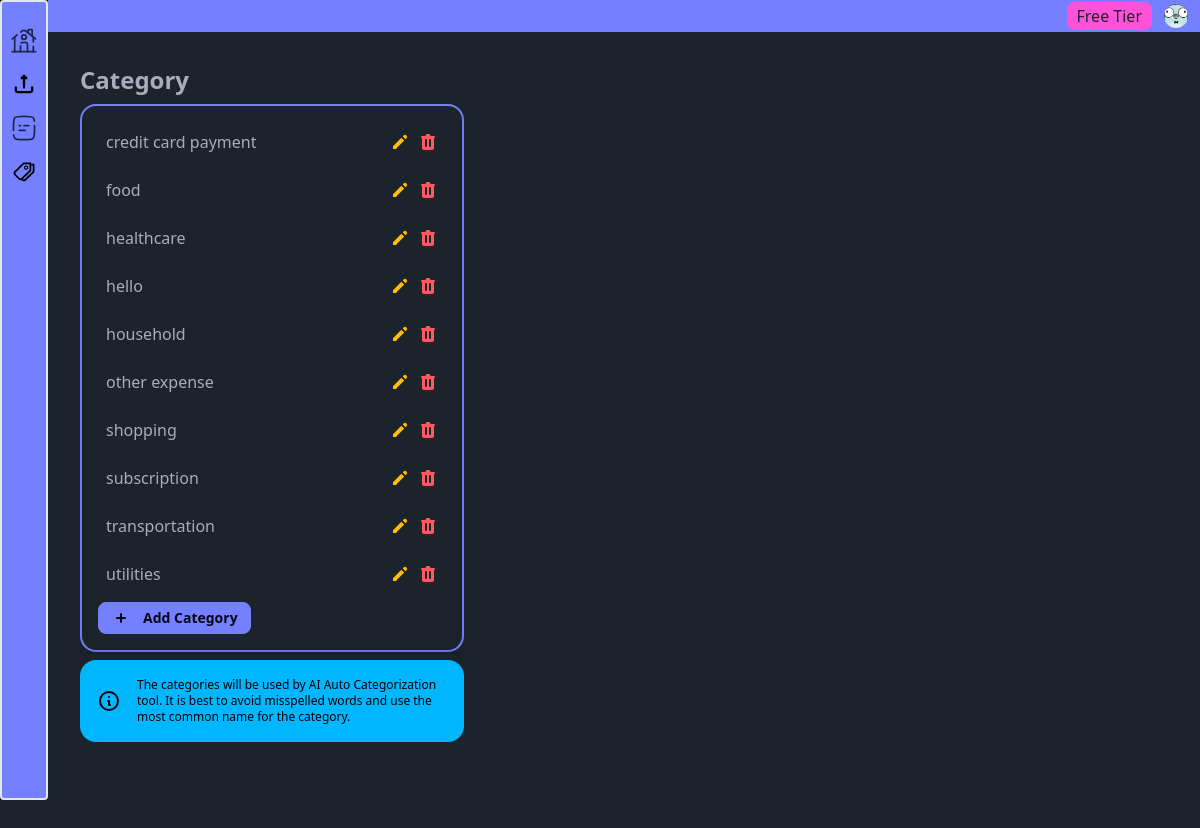
Page /category/category/ (signed in) on the earlier database version.
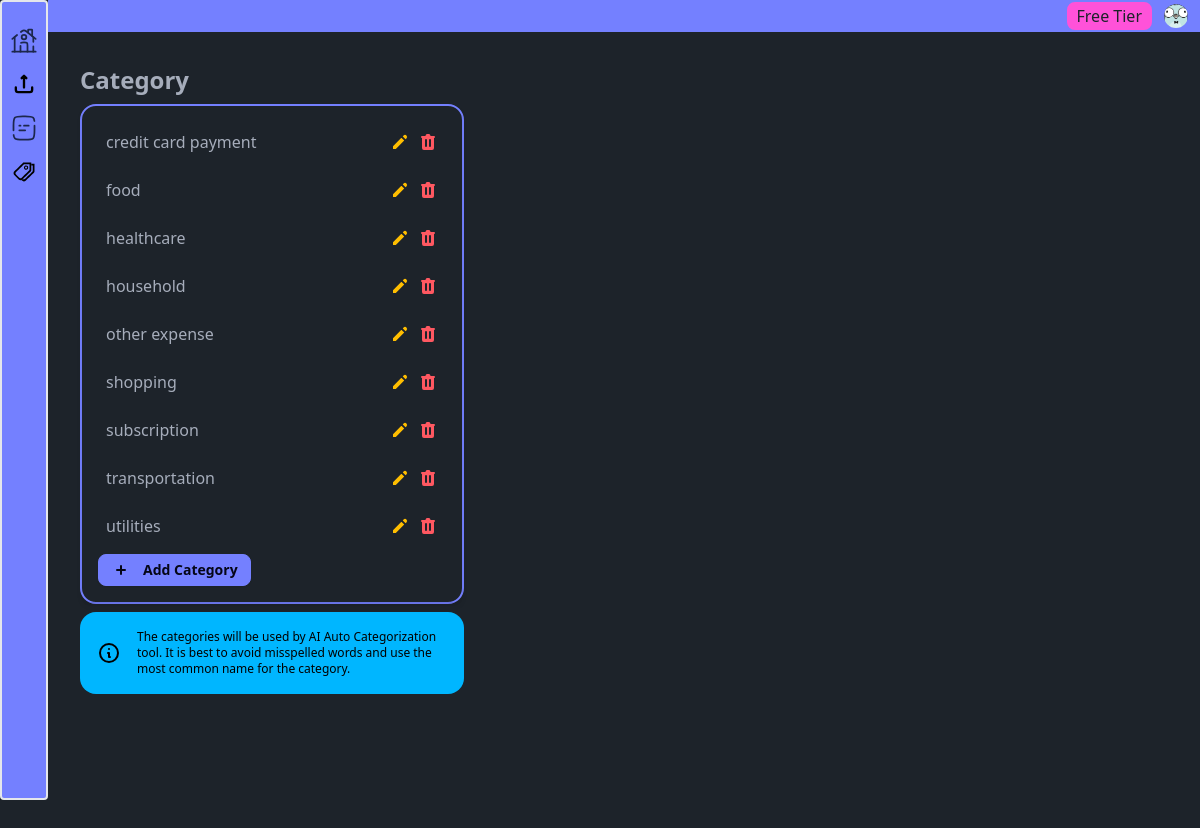
Same page on the later database version.
### upload_doc/models.py (models this page shows, shortened)
class ExpenseCategory(models.Model):
    user = models.ForeignKey(
        CustomUser,
        on_delete=models.CASCADE,
        related_name="expense_categories",
        null=True,
        blank=True,
    )
    name = models.CharField(max_length=100)

### category/views.py (the view)
# urls.py: path("category/", views.category_list, name="category_list"),
def category_list(request):
    if not request.user.is_anonymous and request.user.has_verified_email:
        user = request.user
        categories = ExpenseCategory.objects.filter(user=user).all().order_by("name")
        form = CategoryForm()
        context = {
            "categories": categories,
            "form": form,
        }
        return render(request, "category/category_list.html", context)
    else:
        return HttpResponseForbidden()

### theme/templates/category/category_list.html (shortened to what this page needs)
{% extends "../dashboard/dashboard_base.html" %}
{% load widget_tweaks %}
{% block main %}
<section class="max-w-xl flex-col items-center">
  <header class="mb-2">
    <h2 class="text-2xl font-semibold">Category</h2>
  </header>
</section>
<section class="max-w-sm flex-col items-center min-h-screen">
  <div class="card border-2 border-primary w-full justify-center mx-auto">
    <div
      class="p-4 rounded-lg shadow-md space-y-2"
      id="category_list">
      <ul class="space-y-2">
        {% for category in categories %}
        <li
          class="flex justify-between items-center p-2 rounded"
          id="category_list_{{ category.id }}">
          <span>{{ category.name }}</span>
          <div class="flex items-center space-x-2">
            <button
              class="text-warning transition-colors focus:outline-none"
              hx-post="{% url 'edit_category_list' %}"
              hx-target="#category_list_{{ category.id }}"
              hx-swap="outerHTML"
              hx-trigger="click"
              hx-vals='{
              "category_id": "{{ category.id }}",
              "category_name": "{{ category.name }}"
              }'>
              <svg xmlns="http://www.w3.org/2000/svg" class="h-5 w-5" viewBox="0 0 20 20" fill="currentColor">
                <path d="M13.586 3.586a2 2 0 112.828 2.828l-.793.793-2.828-2.828.793-.793zM11.379 5.793L3 14.172V17h2.828l8.38-8.379-2.83-2.828z" />
              </svg>
            </button>
            <button
              class="text-error transition-colors focus:outline-none"
              hx-post="{% url 'delete_category_list' %}"
              hx-target="#category_list"
              hx-swap="innerHTML"
              hx-trigger="click"
              hx-vals='{"category_id":"{{ category.id }}"}'>
            </button>
          </div>
        </li>
        {% endfor %}
      </ul>
      <button
        class="btn btn-sm btn-primary"
        _="
          on click
            remove .hidden from #add_category_form then
            add .hidden on me
          end
        ">
        <svg xmlns="http://www.w3.org/2000/svg" class="h-5 w-5 inline-block mr-1" viewBox="0 0 20 20" fill="currentColor">
          <path fill-rule="evenodd" d="M10 5a1 1 0 011 1v3h3a1 1 0 110 2h-3v3a1 1 0 11-2 0v-3H6a1 1 0 110-2h3V6a1 1 0 011-1z" clip-rule="evenodd" />
        </svg>
        Add Category
      </button>
    </div>
  </div>
  <div class="my-2">
    <div role="alert" class="alert alert-info">
      <svg
        xmlns="http://www.w3.org/2000/svg"
        fill="none"
        viewBox="0 0 24 24"
        class="h-6 w-6 shrink-0 stroke-current">
        <path
          stroke-linecap="round"
          stroke-linejoin="round"
          stroke-width="2"
          d="M13 16h-1v-4h-1m1-4h.01M21 12a9 9 0 11-18 0 9 9 0 0118 0z"></path>
      </svg>
      <span class="text-xs">The categories will be used by AI Auto Categorization tool. It is best to avoid misspelled words and use the most common name for the category.</span>
    </div>
  </div>
</section>
{% endblock %}

Differences in the rows shown:
removed ExpenseCategory: name "hello"
